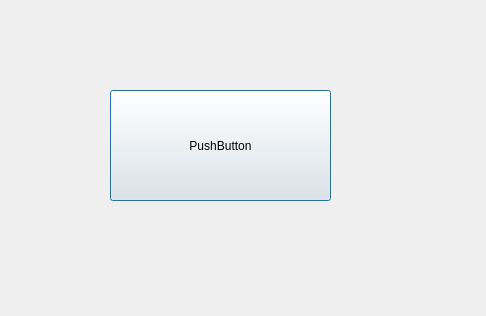
<?xml version="1.0" encoding="UTF-8"?>
<ui version="4.0">
 <class>Dialog</class>
 <widget class="QDialog" name="Dialog">
  <property name="geometry">
   <rect>
    <x>0</x>
    <y>0</y>
    <width>486</width>
    <height>316</height>
   </rect>
  </property>
  <property name="windowTitle">
   <string>Dialog</string>
  </property>
  <widget class="QPushButton" name="pushButton">
   <property name="geometry">
    <rect>
     <x>110</x>
     <y>90</y>
     <width>221</width>
     <height>111</height>
    </rect>
   </property>
   <property name="text">
    <string>PushButton</string>
   </property>
  </widget>
 </widget>
 <resources/>
 <connections/>
</ui>
